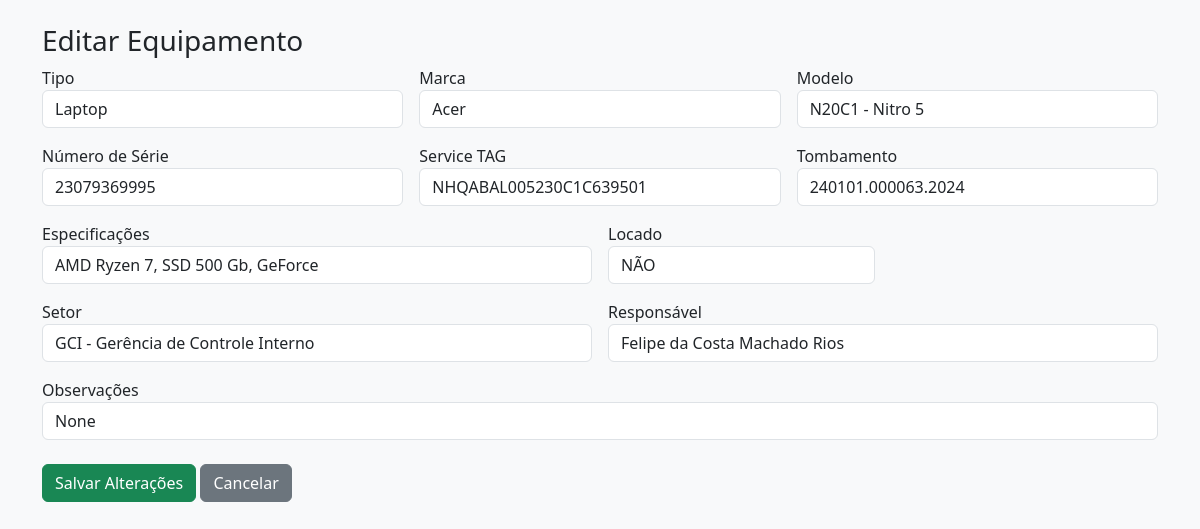
The page /editar/4 on the database its author committed.
### tables this page shows
CREATE TABLE equipamentos (
            id INTEGER PRIMARY KEY AUTOINCREMENT,
            tipo TEXT,
            marca TEXT,
            modelo TEXT,
            numero_serie TEXT,
            service_tag TEXT,
            tombamento TEXT,
            especificacoes TEXT,
            locado TEXT,
            setor TEXT,
            responsavel TEXT,
            observacoes TEXT,
            status TEXT DEFAULT 'ATIVO'
        );

### app.py (the view, shortened to what this page needs)
@app.route("/editar/<int:id>", methods=["GET", "POST"])
def editar(id):
    conn = sqlite3.connect(DATABASE)
    conn.row_factory = sqlite3.Row
    cursor = conn.cursor()
    cursor.execute("SELECT * FROM equipamentos WHERE id=?", (id,))
    equipamento = cursor.fetchone()
    conn.close()
    return render_template("editar.html", equipamento=equipamento)

### templates/editar.html (shortened to what this page needs)
<!DOCTYPE html>
<html>
<head>
    <link href="https://cdn.jsdelivr.net/npm/bootstrap@5.3.2/dist/css/bootstrap.min.css" rel="stylesheet">
</head>
<body class="bg-light">
<div class="container mt-4">
    <h3>Editar Equipamento</h3>
    <form method="POST">
        <div class="row g-3">
            <div class="col-md-4">
                <label>Tipo</label>
                <input class="form-control" name="tipo" value="{{ equipamento['tipo'] }}">
            </div>
            <div class="col-md-4">
                <label>Marca</label>
                <input class="form-control" name="marca" value="{{ equipamento['marca'] }}">
            </div>
            <div class="col-md-4">
                <label>Modelo</label>
                <input class="form-control" name="modelo" value="{{ equipamento['modelo'] }}">
            </div>
            <div class="col-md-4">
                <label>Número de Série</label>
                <input class="form-control" name="numero_serie" value="{{ equipamento['numero_serie'] }}">
            </div>
            <div class="col-md-4">
                <label>Service TAG</label>
                <input class="form-control" name="service_tag" value="{{ equipamento['service_tag'] }}">
            </div>
            <div class="col-md-4">
                <label>Tombamento</label>
                <input class="form-control" name="tombamento" value="{{ equipamento['tombamento'] }}">
            </div>
            <div class="col-md-6">
                <label>Especificações</label>
                <input class="form-control" name="especificacoes" value="{{ equipamento['especificacoes'] }}">
            </div>
            <div class="col-md-3">
                <label>Locado</label>
                <select class="form-control" name="locado">
                    <option {% if equipamento['locado']=='NÃO' %}selected{% endif %}>NÃO</option>
                </select>
            </div>
            <div class="col-md-6">
                <label>Setor</label>
                <input class="form-control" name="setor" value="{{ equipamento['setor'] }}">
            </div>
            <div class="col-md-6">
                <label>Responsável</label>
                <input class="form-control" name="responsavel" value="{{ equipamento['responsavel'] }}">
            </div>
            <div class="col-md-12">
                <label>Observações</label>
                <input class="form-control" name="observacoes" value="{{ equipamento['observacoes'] }}">
            </div>
        </div>
        <br>
        <button class="btn btn-success">Salvar Alterações</button>
        <a href="/equipamentos" class="btn btn-secondary">Cancelar</a>
    </form>
</div>
</body>
</html>

### rows shown on the page
equipamentos: tipo "Laptop", marca "Acer", modelo "N20C1 - Nitro 5", numero_serie "23079369995", service_tag "NHQABAL005230C1C639501", tombamento "240101.000063.2024", especificacoes "AMD Ryzen 7, SSD 500 Gb, GeForce", locado "NÃO", setor "GCI - Gerência de Controle Interno", responsavel "Felipe da Costa Machado Rios"
